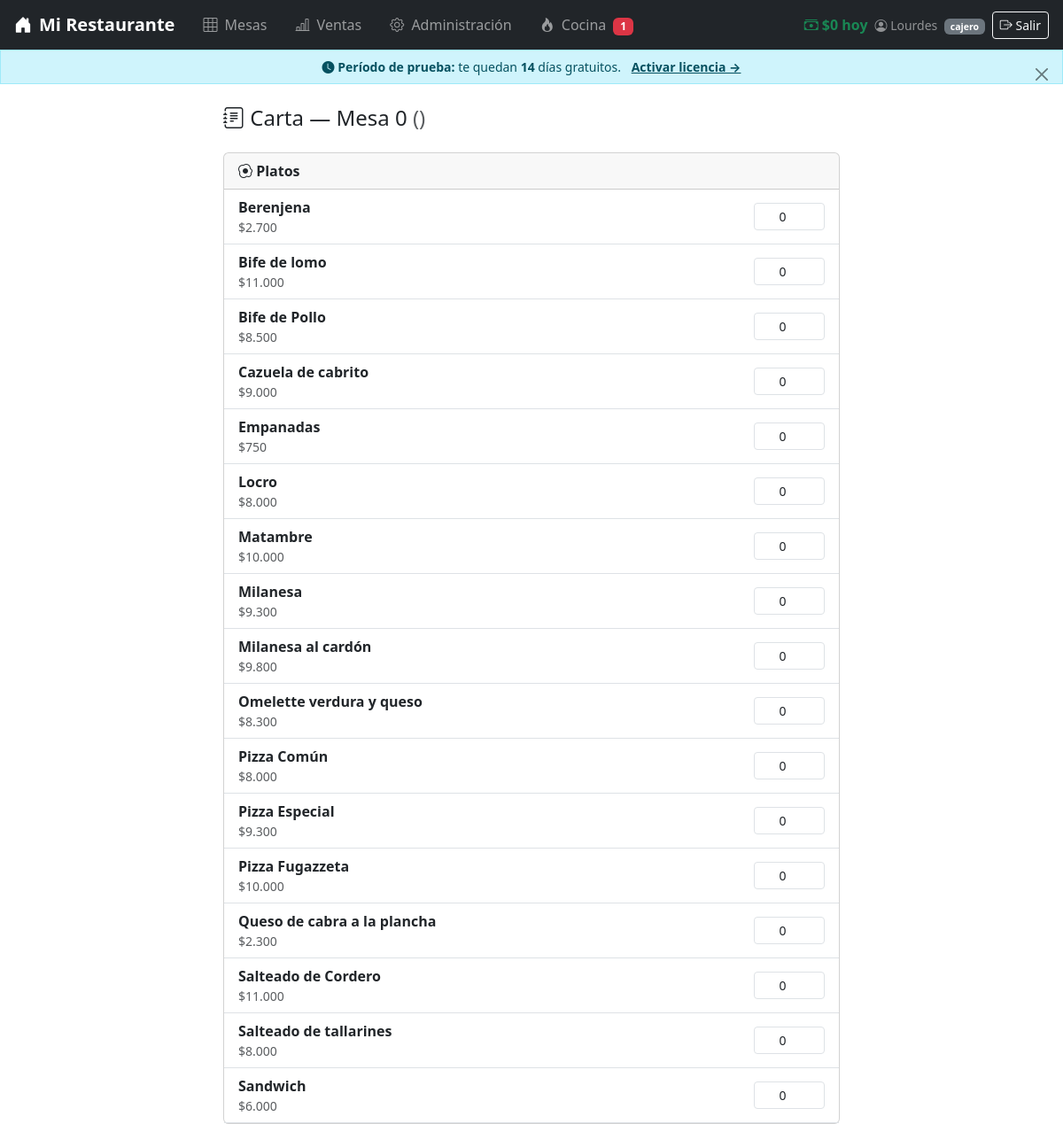
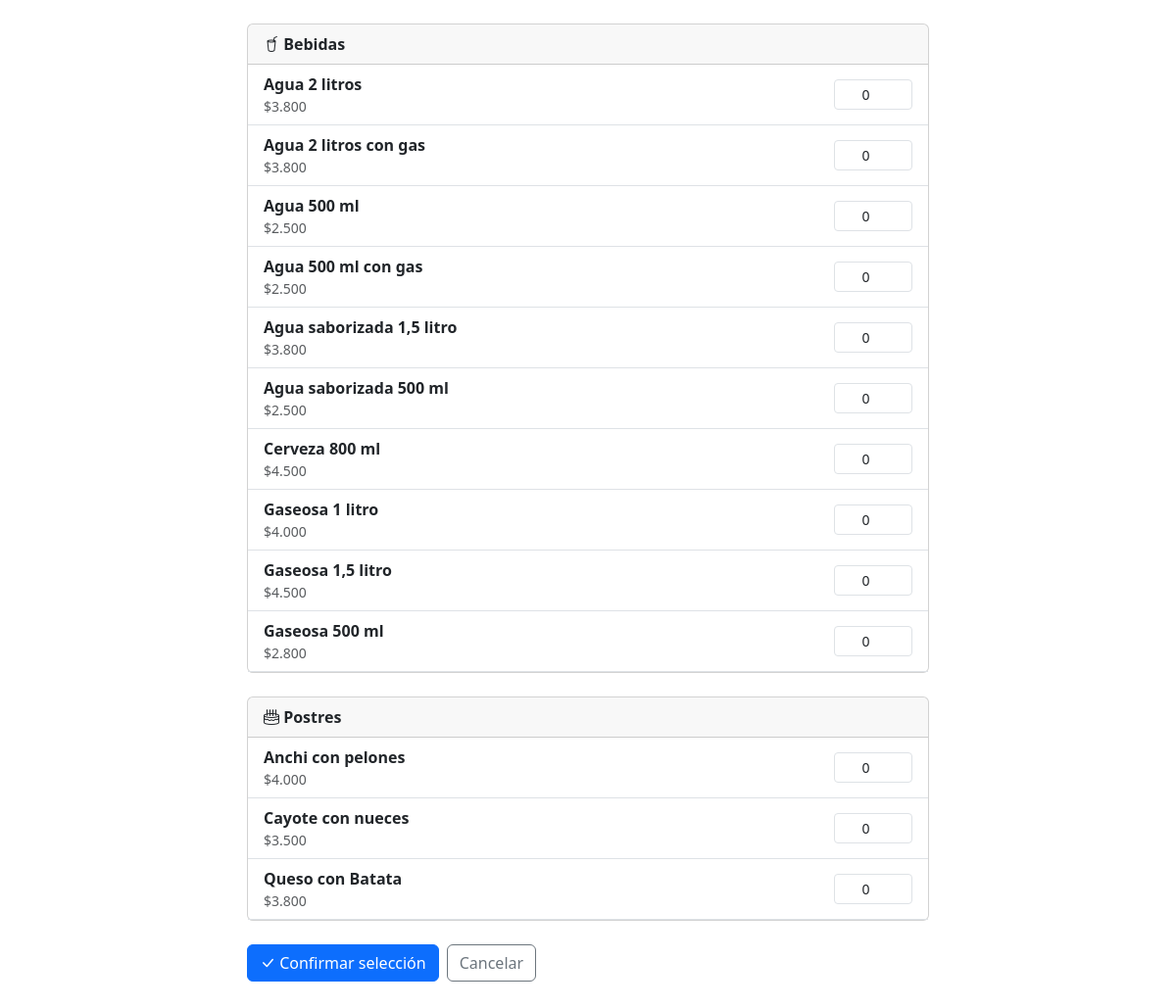
/carta.php (signed in), run on the app's committed database (2 pictures, top to bottom).
### tables this page shows
CREATE TABLE `plato` (
  `id_plato` int NOT NULL AUTO_INCREMENT,
  `nom_plato` varchar(45) NOT NULL,
  `descr_plato` varchar(100) NOT NULL,
  `precio_plato` int NOT NULL,
  PRIMARY KEY (`id_plato`),
  UNIQUE KEY `id_plato_UNIQUE` (`id_plato`)
);

CREATE TABLE `bebida` (
  `id_bebida` int NOT NULL AUTO_INCREMENT,
  `nom_bebida` varchar(45) NOT NULL,
  `desc_bebida` varchar(100) NOT NULL,
  `precio_bebida` decimal(10,2) NOT NULL,
  PRIMARY KEY (`id_bebida`),
  UNIQUE KEY `id_bebida_UNIQUE` (`id_bebida`)
);

CREATE TABLE `postre` (
  `id_postre` int NOT NULL AUTO_INCREMENT,
  `nom_postre` varchar(45) NOT NULL,
  `desc_postre` varchar(100) NOT NULL,
  `precio_postre` decimal(10,2) NOT NULL,
  PRIMARY KEY (`id_postre`),
  UNIQUE KEY `id_postre_UNIQUE` (`id_postre`)
);

### carta.php (the view, shortened to what this page needs)
<?php
include('app.php');
$id_mesa = intval($_GET['mesa'] ?? 0);
$zona    = htmlspecialchars($_GET['zona'] ?? '');
$platos  = $conexion->query("SELECT * FROM plato  ORDER BY nom_plato")->fetch_all(MYSQLI_ASSOC);
$bebidas = $conexion->query("SELECT * FROM bebida  ORDER BY nom_bebida")->fetch_all(MYSQLI_ASSOC);
$postres = $conexion->query("SELECT * FROM postre  ORDER BY nom_postre")->fetch_all(MYSQLI_ASSOC);
?>
<!DOCTYPE html>
<html lang="es">
<head>
    <link href="https://cdn.jsdelivr.net/npm/bootstrap@5.3.3/dist/css/bootstrap.min.css" rel="stylesheet">
    <link href="https://cdn.jsdelivr.net/npm/bootstrap-icons@1.11.1/font/bootstrap-icons.css" rel="stylesheet">
</head>
<body>
<?php include('navbar.php'); ?>
<div class="container" style="max-width: 720px;">
    <h4 class="mb-4">
        <i class="bi bi-journal-text"></i>
        Carta — Mesa <?= $id_mesa ?> <span class="text-muted fw-normal">(<?= $zona ?>)</span>
    </h4>
    <form action="descripcion_item.php" method="POST">
        <?php
        function renderSeccion(string $titulo, string $icono, array $productos, string $tipo, string $campo_id, string $campo_nombre, string $campo_precio): void {
        ?>
        <div class="card mb-4">
            <div class="card-header fw-bold">
                <i class="bi bi-<?= $icono ?>"></i> <?= $titulo ?>
            </div>
            <div class="card-body p-0">
                <?php foreach ($productos as $item): ?>
                <div class="d-flex align-items-center justify-content-between px-3 py-2 border-bottom">
                    <div>
                        <strong><?= htmlspecialchars($item[$campo_nombre]) ?></strong>
                        <div class="text-muted small">$<?= number_format($item[$campo_precio], 0, ',', '.') ?></div>
                    </div>
                    <div style="width: 80px;">
                        <input type="number"
                               name="<?= $tipo ?>[<?= $item[$campo_id] ?>]"
                               min="0" value="0"
                               class="form-control form-control-sm text-center">
                    </div>
                </div>
                <?php endforeach; ?>
            </div>
        </div>
        <?php } ?>
        <?php renderSeccion('Platos',  'egg-fried',   $platos,  'plato',  'id_plato',  'nom_plato',  'precio_plato'); ?>
        <div class="d-flex gap-2 mb-5">
            <button type="submit" class="btn btn-primary">
                <i class="bi bi-check-lg"></i> Confirmar selección
            </button>
            <a href="nuevo_pedido.php?mesa=<?= $id_mesa ?>&zona=<?= urlencode($zona) ?>" class="btn btn-outline-secondary">
                Cancelar
            </a>
        </div>
    </form>
</div>
</body>
</html>

### data on the page
plato: nom_plato "Berenjena", precio_plato "2.700"
plato: nom_plato "Bife de lomo", precio_plato "11.000"
plato: nom_plato "Bife de Pollo", precio_plato "8.500"
plato: nom_plato "Cazuela de cabrito", precio_plato "9.000"
plato: nom_plato "Empanadas", precio_plato "750"
plato: nom_plato "Locro", precio_plato "8.000"
plato: nom_plato "Matambre", precio_plato "10.000"
plato: nom_plato "Milanesa", precio_plato "9.300"
plato: nom_plato "Milanesa al cardón", precio_plato "9.800"
plato: nom_plato "Omelette verdura y queso", precio_plato "8.300"
plato: nom_plato "Pizza Común", precio_plato "8.000"
plato: nom_plato "Pizza Especial", precio_plato "9.300"
plato: nom_plato "Pizza Fugazzeta", precio_plato "10.000"
plato: nom_plato "Queso de cabra a la plancha", precio_plato "2.300"
plato: nom_plato "Salteado de Cordero", precio_plato "11.000"
plato: nom_plato "Salteado de tallarines", precio_plato "8.000"
plato: nom_plato "Sandwich", precio_plato "6.000"
bebida: nom_bebida "Agua 2 litros", precio_bebida "3.800"
bebida: nom_bebida "Agua 2 litros con gas", precio_bebida "3.800"
bebida: nom_bebida "Agua 500 ml", precio_bebida "2.500"
bebida: nom_bebida "Agua 500 ml con gas", precio_bebida "2.500"
bebida: nom_bebida "Agua saborizada 1,5 litro", precio_bebida "3.800"
bebida: nom_bebida "Agua saborizada 500 ml", precio_bebida "2.500"
bebida: nom_bebida "Cerveza 800 ml", precio_bebida "4.500"
bebida: nom_bebida "Gaseosa 1 litro", precio_bebida "4.000"
bebida: nom_bebida "Gaseosa 1,5 litro", precio_bebida "4.500"
bebida: nom_bebida "Gaseosa 500 ml", precio_bebida "2.800"
postre: nom_postre "Anchi con pelones", precio_postre "4.000"
postre: nom_postre "Cayote con nueces", precio_postre "3.500"
postre: nom_postre "Queso con Batata", precio_postre "3.800"

### other printed values
$nombre_app "Mi Restaurante"
$pedidos_activos "1"
$moneda "$"
$ventas_hoy "0"
$_SESSION['usuario'] "Lourdes"
$_SESSION['rol'] "cajero"
$dias_rest "14"
$id_mesa "0"
$titulo "Platos Bebidas Postres"
